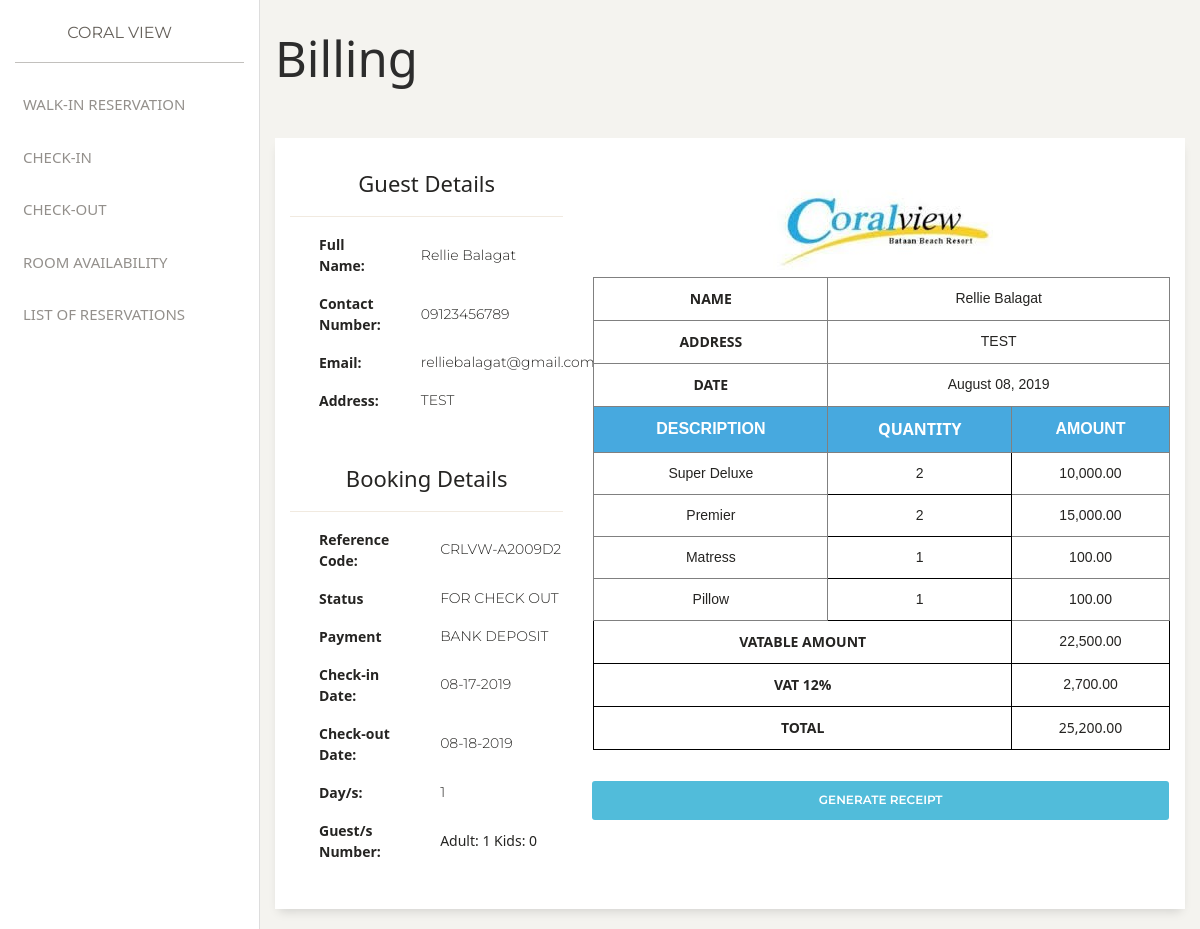
Before: /admin/billing.php?reference_no=CRLVW-A2009D2 with the older database file.
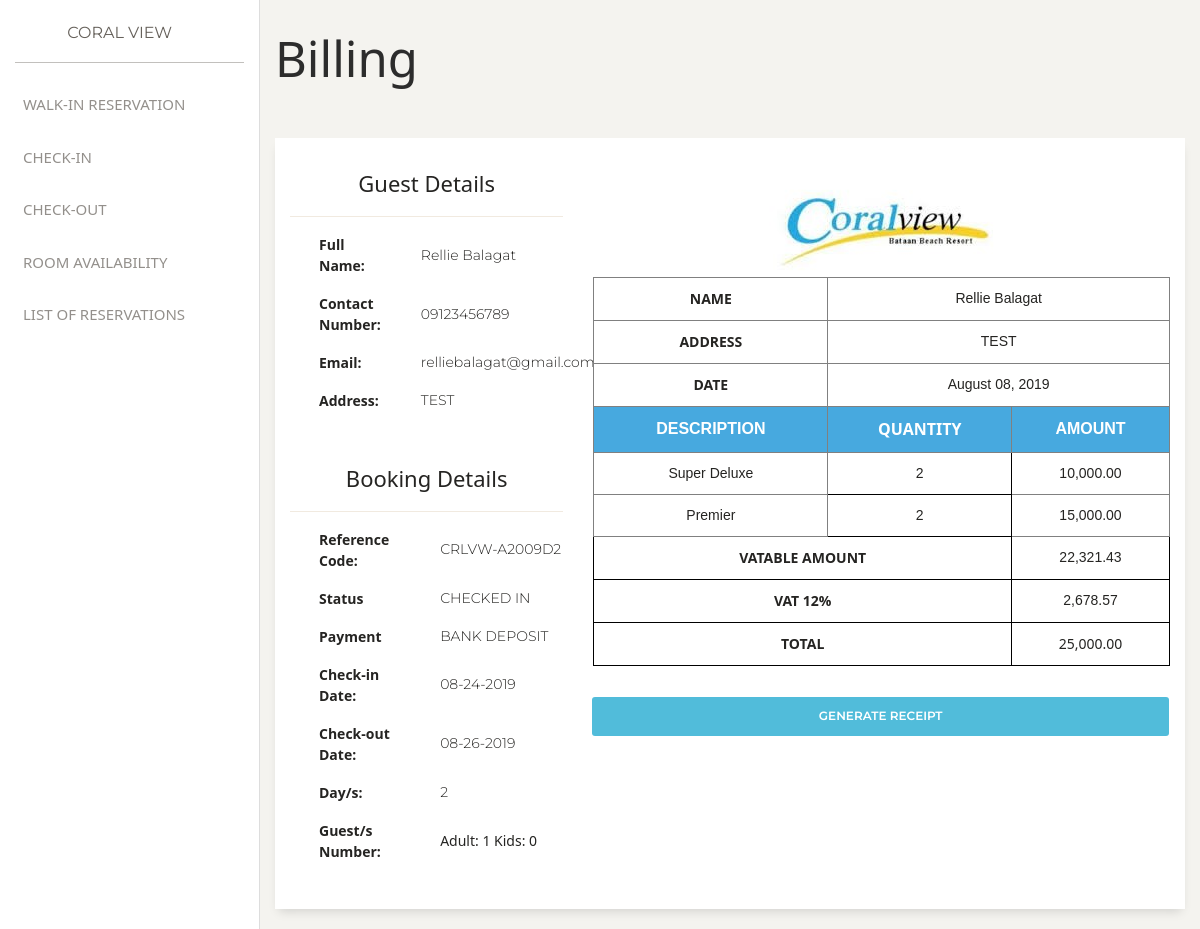
After: the same page with the newer database file.
### tables this page shows
CREATE TABLE `reservation` (
  `id` int(11) NOT NULL,
  `guest_id` int(11) DEFAULT NULL,
  `reference_no` varchar(255) DEFAULT NULL,
  `status` varchar(255) DEFAULT NULL,
  `payment` varchar(255) DEFAULT NULL,
  `check_in_date` datetime DEFAULT NULL,
  `check_out_date` datetime DEFAULT NULL,
  `adult_count` int(11) DEFAULT NULL,
  `kids_count` int(11) DEFAULT NULL,
  `date_created` datetime DEFAULT current_timestamp(),
  `date_updated` datetime DEFAULT NULL
);

CREATE TABLE `guest` (
  `id` int(11) NOT NULL,
  `first_name` varchar(255) DEFAULT NULL,
  `last_name` varchar(255) DEFAULT NULL,
  `address` varchar(255) DEFAULT NULL,
  `email` varchar(255) DEFAULT NULL,
  `contact_number` varchar(255) DEFAULT NULL
);

CREATE TABLE `rooms` (
  `Id` int(11) NOT NULL,
  `number` varchar(255) DEFAULT NULL,
  `type` varchar(255) DEFAULT NULL,
  `peak_rate` float DEFAULT NULL,
  `off_peak_rate` float DEFAULT NULL,
  `description` varchar(255) DEFAULT NULL,
  `image` varchar(255) DEFAULT NULL,
  `capacity` int(11) DEFAULT NULL,
  `inclusions` text DEFAULT NULL
);

CREATE TABLE `booking_rooms` (
  `id` int(11) NOT NULL,
  `reservation_id` int(11) DEFAULT NULL,
  `room_id` int(11) DEFAULT NULL,
  `quantity` int(11) DEFAULT NULL
);

CREATE TABLE `billing_extras` (
  `id` int(11) NOT NULL,
  `reference_no` varchar(255) DEFAULT NULL,
  `expense_id` int(11) DEFAULT NULL,
  `quantity` int(11) DEFAULT NULL,
  `amount` double DEFAULT NULL
);

CREATE TABLE `extras` (
  `Id` int(11) NOT NULL,
  `description` varchar(255) DEFAULT NULL,
  `price` decimal(10,0) DEFAULT NULL
);

### admin/billing.php (the view, shortened to what the changed rows need)
<?php
include('../common/header.php');
$db = connect_to_db();
if(isset($_REQUEST["reference_no"])) {
    $reference_no = $_REQUEST["reference_no"];
}
$overall_total_extra = 0;
$overall_total_price = 0;
?>
    <form action="../functions/admin/generate_receipt.php" method="POST">
        <div class="main-panel">
            <div class="container-fluid">
                <h1>Billing</h1>
                <br>
                <div class="row">
                    <div class="col">
                        <div class="card">
                            <div class="card-body">
                            <div class="row">
                                <div class="col-4">
                                    <?php
                                    $reservation_details_query = "SELECT * FROM reservation RES
                                        INNER JOIN guest G ON G.id = RES.guest_id
                                        WHERE RES.reference_no = '$reference_no'";
                                    $reservation_details_result = mysqli_query($db, $reservation_details_query);
                                    if($reservation_details_result) {
                                        echo '
                                        <div class="row">
                                            <div class="col">
                                        ';
                                        while($reservation = mysqli_fetch_assoc($reservation_details_result)) {
                                            $dateDiff = date_diff(date_create($reservation["check_in_date"]), date_create($reservation["check_out_date"]));
                                            $diff = $dateDiff->format('%d');
                                            $full_name = $reservation["first_name"] . " " . $reservation["last_name"];
                                            $address = $reservation["address"];
                                            echo '
                                                <table style="margin-left: 2em;">
                                                    <tr>
                                                        <th style="width: 40%;" class="pr-3 pb-3">Full Name:</th>
                                                        <td style="width: 60%;" class="pb-3 pl-4">' . $full_name . '</td>
                                                    </tr>
                                                    <tr>
                                                        <th style="width: 40%;" class="pr-3 pb-3">Contact Number:</th>
                                                        <td style="width: 60%;" class="pb-3 pl-4">' . $reservation["contact_number"] . '</td>
                                                    </tr>
                                                    <tr>
                                                        <th style="width: 40%;" class="pr-3 pb-3">Email:</th>
                                                        <td style="width: 60%;" class="pb-3 pl-4">' . $reservation["email"] . '</td>
                                                    </tr>
                                                    <tr>
                                                        <th style="width: 40%;" class="pr-3 pb-3">Address:</th>
                                                        <td style="width: 60%;" class="pb-3 pl-4">' . $reservation["address"] . '</td>
                                                    </tr>
                                                </table>
                                                <br />
                                                <h5 class="text-center mt-3">Booking Details</h5>
                                                <hr />
                                                <table style="margin-left: 2em;">
                                                    <tr>
                                                        <th style="width: 40%;" class="pr-3 pb-3">Reference Code:</th>
                                                        <td style="width: 60%;" class="pb-3 pl-4" id="referenceCode">' . $reservation["reference_no"] . '</td>
                                                    </tr>
                                                    <tr>
                                                        <th style="width: 40%;" class="pr-3 pb-3"><b>Status</b></th>
                                                        <td style="width: 60%;" class="pb-3 pl-4">' . $reservation["status"] . '</td>
                                                    </tr>
                                                    <tr>
                                                        <th style="width: 40%;" class="pr-3 pb-3"><b>Payment</b></th>
                                                        <td style="width: 60%;" class="pb-3 pl-4">' . $reservation["payment"] . '</td>
                                                    </tr>
                                                    <tr>
                                                        <th style="width: 40%;" class="pr-3 pb-3"><b>Check-in Date: </b></th>
                                                        <td style="width: 60%;" class="pb-3 pl-4">' . date_format(new Datetime($reservation["check_in_date"]), "m-d-Y")  . '</td>
                                                    </tr>
                                                    <tr>
                                                        <th style="width: 40%;" class="pr-3 pb-3"><b>Check-out Date: </b></th>
                                                        <td style="width: 60%;" class="pb-3 pl-4">' . date_format(new Datetime($reservation["check_out_date"]), "m-d-Y") . '</td>
                                                    </tr>
                                                    <tr>
                                                        <th style="width: 40%;" class="pr-3 pb-3"><b>Day/s: </b></th>
                                                        <td style="width: 60%;" class="pb-3 pl-4">' . $diff . '</td>
                                                    </tr>
                                                    <tr>
                                                        <th style="width: 40%;" class="pr-3 pb-3"><b>Guest/s Number: </b></th>
                                                        <td style="width: 60%;" class="pb-3 pl-4"><span>Adult: ' . $reservation["adult_count"] .  '</span> <span>Kids: ' . $reservation["kids_count"] . '</span></td>
                                                    </tr>
                                                </table>
                                                <br>
                                            ';
                                        }
                                        echo '
                                                </div>
                                            </div>
                                        ';
                                    }
                                    ?>
                                </div>
                                <div class="col-8">
                                <br>
                                <table class="tg" style="width: 100%;">
                                    <tr>
                                        <th class="tg-0pky" colspan="2"><span style="font-weight:bold">NAME</span></th>
                                        <th class="tg-0pky" colspan="2"><?php echo $full_name; ?></th>
                                    </tr>
                                    <tr>
                                        <td class="tg-0pky" colspan="2"><span style="font-weight:bold">ADDRESS</span></td>
                                        <td class="tg-0pky" colspan="2"><?php echo $address; ?></td>
                                    </tr>
                                    <tr>
                                        <th class="tg-4688" colspan="2" style="text-align: center;">DESCRIPTION</th>
                                        <th class="tg-4688" style="text-align: center;"><span style="font-weight:bold;">QUANTITY</span></th>
                                        <th class="tg-4688" style="text-align: center;">AMOUNT</th>
                                    </tr>
                                <?php
                                    $room_reservation_details_query = "SELECT * FROM reservation RES
                                        INNER JOIN guest G ON G.id = RES.guest_id
                                        INNER JOIN booking_rooms BR ON RES.id = BR.reservation_id
                                        INNER JOIN rooms R ON BR.room_id = R.Id
                                        WHERE RES.reference_no = '$reference_no'";
                                    $room_reservation_details_result = mysqli_query($db, $room_reservation_details_query);
                                    if($room_reservation_details_result) {
                                        while($room_reservation = mysqli_fetch_assoc($room_reservation_details_result)) {
                                            $total_price = $room_reservation["peak_rate"] * $room_reservation["quantity"];
                                            echo '
                                                <tr>
                                                    <td class="tg-0pky" colspan="2">' . $room_reservation["type"] . '</td>
                                                    <td class="tg-0lax">' . $room_reservation["quantity"]  . '</td>
                                                    <td class="tg-0pky">' . number_format($total_price, 2) . '</td>
                                                </tr>
                                            ';
                                            $overall_total_price += $total_price;
                                        }
                                    }
                                ?>
                                <?php
                                $extra_list_query = "SELECT * FROM billing_extras BE INNER JOIN extras E ON BE.expense_id = E.Id WHERE reference_no='$reference_no'";
                                $extra_list_result = mysqli_query($db, $extra_list_query);
                                if(mysqli_num_rows($extra_list_result) > 0) {
                                    while($extra = mysqli_fetch_assoc($extra_list_result)) {
                                        $total_extra = $extra["price"] * $extra["quantity"];
                                        $overall_total_extra += $total_extra;
                                        echo '
                                            <tr>
                                                <td class="tg-0pky" colspan="2">' . $extra["description"] . '</td>
                                                <td class="tg-0lax">' . $extra["quantity"]  . '</td>
                                                <td class="tg-0pky">' . number_format($total_extra, 2) . '</td>
                                            </tr>
                                        ';
                                    }
                                    $overall_total_price += $overall_total_extra;
                                }
                                ?>
                                    <?php
                                    $vatable_amount = $overall_total_price / 1.12;
                                    $vat = $overall_total_price - $vatable_amount;
                                    ?>
                                    <tr>
                                        <td class="tg-0lax" colspan="3"><span style="font-weight:bold">VATABLE AMOUNT</span></td>
                                        <td class="tg-0lax"><?php echo number_format($vatable_amount, 2); ?></td>
                                    </tr>
                                    <tr>
                                        <td class="tg-0lax" colspan="3"><span style="font-weight:bold">VAT 12%</span></td>
                                        <td class="tg-0lax"><?php echo number_format($vat, 2); ?></td>
                                    </tr>
                                    <tr>
                                        <td class="tg-0lax"><b><?php echo number_format($overall_total_price, 2); ?></b></td>
                                    </tr>
                                </table>
                                    <br>
                                </div>
                            </div>
                            </div>
                        </div>
                    </div>
                </div>
            </div>
        </div>
    </form>
<?php
include('../common/footer.php');
?>

Changed rows visible on the page:
no longer on this page (row edited): billing_extras: extras.description "Matress", quantity "1", quantity.price "100.00"
no longer on this page (row edited): billing_extras: extras.description "Pillow", quantity "1", quantity.price "100.00"
changed reservation "CRLVW-A2009D2": status "FOR CHECK OUT" → "CHECKED IN"; check_in_date "08-17-2019" → "08-24-2019"; check_out_date "08-18-2019" → "08-26-2019"; diff "1" → "2"
Other visible differences:
$vatable_amount: "22,500.00" → "22,321.43"
$vat: "2,700.00" → "2,678.57"
$overall_total_price: "25,200.00" → "25,000.00"
